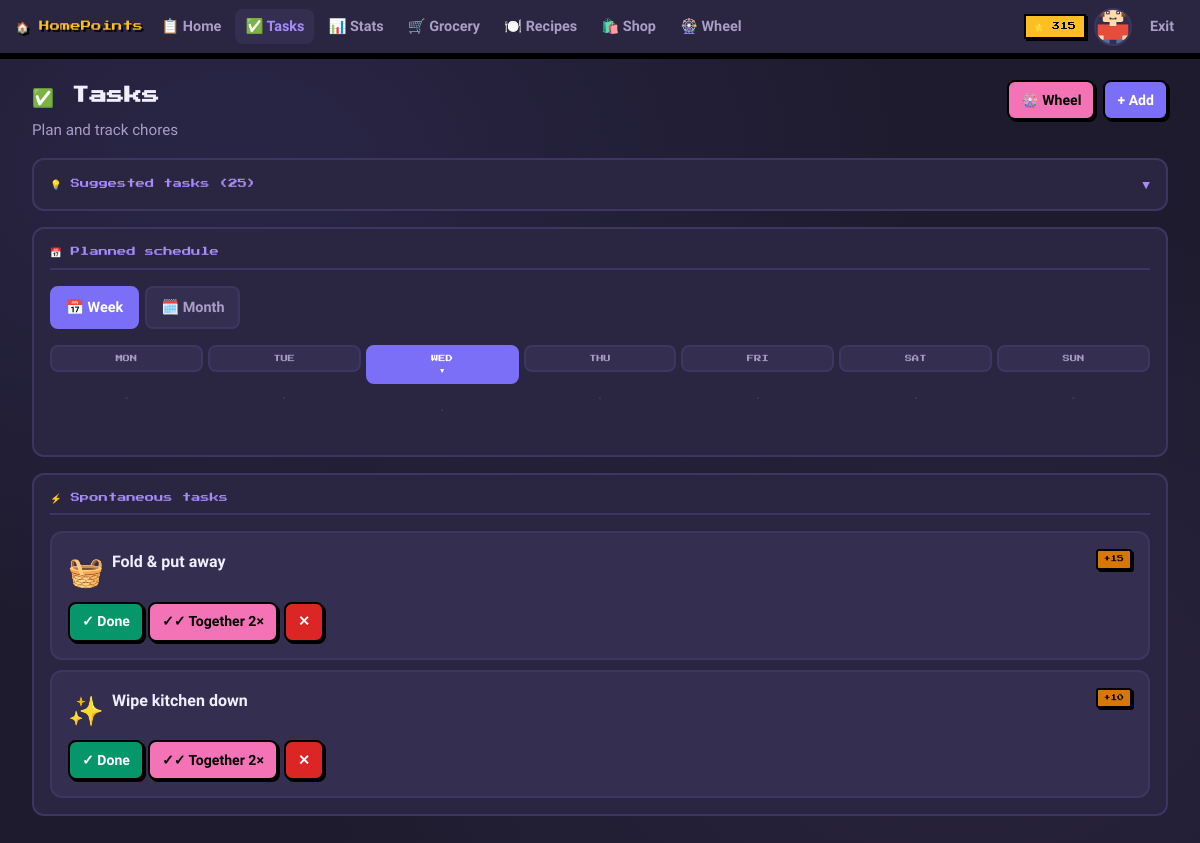
The page /tasks (signed in) on the database as committed earlier.
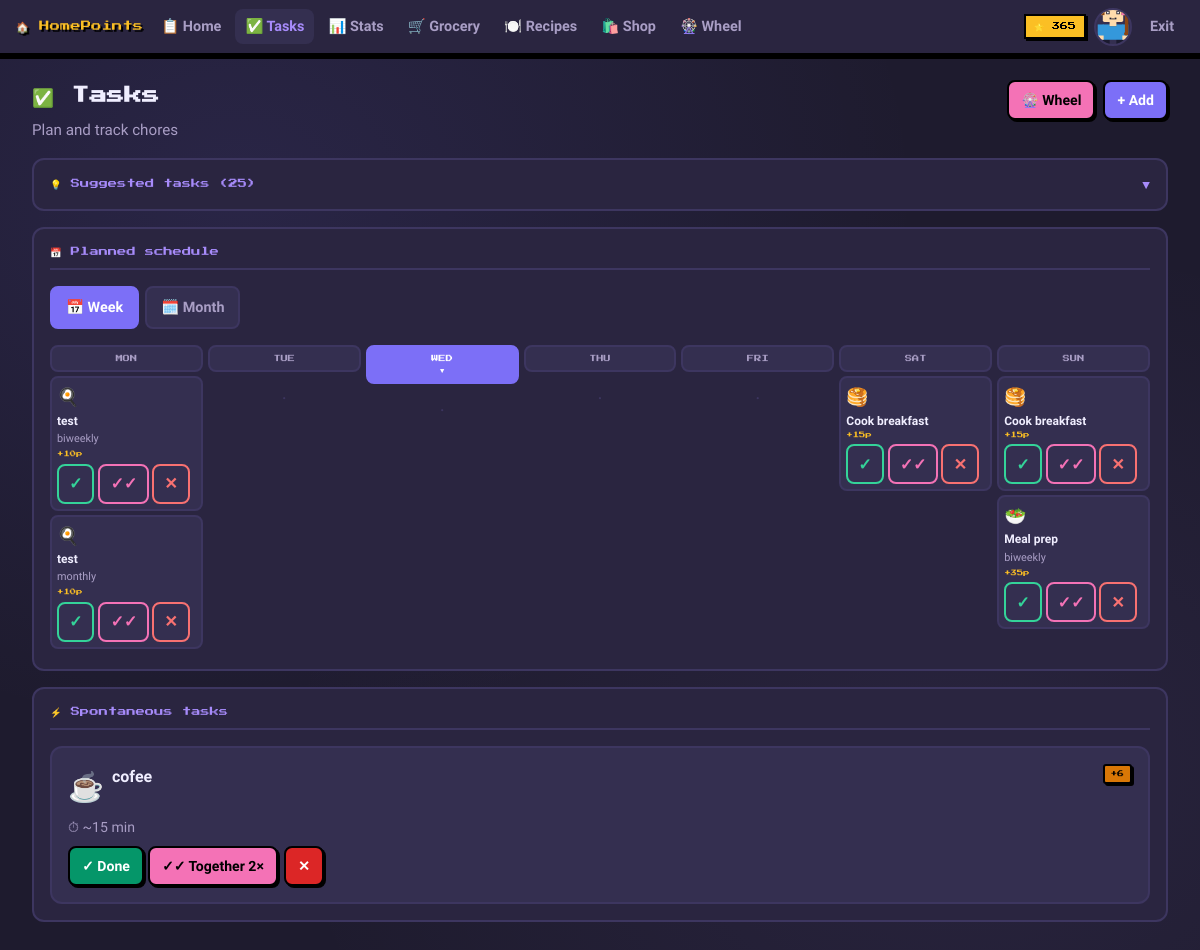
The same page on the database as committed later.
### tables this page shows
CREATE TABLE users (
        id INTEGER PRIMARY KEY AUTOINCREMENT,
        username TEXT UNIQUE NOT NULL,
        password TEXT NOT NULL,
        household_id TEXT,
        points INTEGER DEFAULT 0,
        created_at TIMESTAMP DEFAULT CURRENT_TIMESTAMP
    , avatar_skin INTEGER DEFAULT 0, avatar_hair INTEGER DEFAULT 0, avatar_top INTEGER DEFAULT 0, hidden_suggestions TEXT DEFAULT '', avatar_hair_long INTEGER DEFAULT 0, avatar_hair_style TEXT DEFAULT 'short', avatar_hair_color TEXT DEFAULT '#8B4513', avatar_skin_color TEXT DEFAULT '#FFDBAC', avatar_shirt TEXT DEFAULT '#e74c3c', avatar_shirt_dark TEXT DEFAULT '#c0392b', avatar_pants TEXT DEFAULT '#4a6fa5', avatar_outfit TEXT DEFAULT 'tshirt', avatar_accessory TEXT DEFAULT 'none');

CREATE TABLE tasks (
        id INTEGER PRIMARY KEY AUTOINCREMENT,
        household_id TEXT NOT NULL,
        title TEXT NOT NULL,
        description TEXT,
        points INTEGER DEFAULT 10,
        task_type TEXT DEFAULT 'spontaneous',  -- 'spontaneous' or 'planned'
        day_of_week TEXT,                      -- for planned tasks: Mon/Tue/etc
        assigned_to INTEGER,
        created_by INTEGER NOT NULL,
        completed_by INTEGER,
        completed_at TIMESTAMP,
        status TEXT DEFAULT 'pending',         -- pending / done
        created_at TIMESTAMP DEFAULT CURRENT_TIMESTAMP
    , icon TEXT DEFAULT '⭐', done_together INTEGER DEFAULT 0, frequency TEXT DEFAULT 'once', duration_mins INTEGER DEFAULT 0, actual_mins INTEGER DEFAULT 0);

### app.py (the view, shortened to what this page needs)
@app.route('/tasks')
@login_required
def tasks():
    user = get_current_user()
    view = request.args.get('view','week')
    conn = get_db()
    members = get_household_members(user['household_id'])
    today = date.today()
    all_planned_tasks = conn.execute(
        '''SELECT * FROM tasks WHERE household_id=? AND task_type="planned"
        AND status="pending" ORDER BY title''', (user['household_id'],)).fetchall()
    planned = {day: [] for day in DAYS}
    for task in all_planned_tasks:
        dow  = task['day_of_week'] or ''
        freq = task['frequency'] or 'once'
        if freq == 'daily':
            for day in DAYS:
                planned[day].append(task)
        elif freq == 'weekly':
            for day in [d.strip() for d in dow.split(',') if d.strip() in DAYS]:
                planned[day].append(task)
        elif freq == 'biweekly':
            if dow in DAYS:
                planned[dow].append(task)
        elif freq == 'monthly':
            if dow and ':' in dow:
                parts = dow.split(':')
                weekday_name = parts[1] if len(parts) > 1 else ''
                if weekday_name in DAYS:
                    occurrence_map = {'first':1,'second':2,'third':3,'fourth':4}
                    n = occurrence_map.get(parts[0], 1)
                    count = 0
                    for d in range(1, 32):
                        try:
                            candidate = today.replace(day=d)
                        except:
                            break
                        if candidate.strftime('%A') == weekday_name:
                            count += 1
                            if count == n:
                                week_start = today - timedelta(days=today.weekday())
                                week_end   = week_start + timedelta(days=6)
                                if week_start <= candidate <= week_end:
                                    planned[weekday_name].append(task)
                                break
        elif freq == 'once':
            if dow in DAYS:
                planned[dow].append(task)
    spontaneous = conn.execute('''SELECT * FROM tasks WHERE household_id=? AND task_type="spontaneous"
        AND status="pending" ORDER BY created_at DESC''',(user['household_id'],)).fetchall()
    conn.close()
    hidden = get_hidden_suggestions(user)
    visible_suggested = [s for s in SUGGESTED_TASKS if s['id'] not in hidden]
    return render_template('tasks.html', user=user, planned=planned, spontaneous=spontaneous,
        days=DAYS, members=members, suggested=visible_suggested,
        all_suggested_count=len(SUGGESTED_TASKS),
        icons=TASK_ICONS, now=datetime.now(), view=view, frequencies=FREQUENCY_OPTIONS,
        today=today, current_month=today.strftime('%B %Y'),
        month_days=calendar.monthcalendar(today.year, today.month),
        points_per_minute=POINTS_PER_MINUTE)

### app.py (called while the page is built)
def get_db():
    conn = sqlite3.connect(DB)
    conn.row_factory = sqlite3.Row
    return conn

def login_required(f):
    from functools import wraps
    @wraps(f)
    def decorated(*args, **kwargs):
        if 'user_id' not in session: return redirect(url_for('login'))
        return f(*args, **kwargs)
    return decorated

def get_current_user():
    if 'user_id' not in session: return None
    conn = get_db()
    u = conn.execute('SELECT * FROM users WHERE id=?',(session['user_id'],)).fetchone()
    conn.close()
    return u

def get_household_members(hid):
    conn = get_db()
    m = conn.execute('SELECT * FROM users WHERE household_id=?',(hid,)).fetchall()
    conn.close()
    return m

def get_hidden_suggestions(user):
    try:
        h = user['hidden_suggestions'] or ''
        return set(h.split(',')) if h else set()
    except: return set()

@app.context_processor
def inject_globals():
    return dict(user=get_current_user())

### templates/tasks.html (shortened to what this page needs)
{% extends "base.html" %}
{% block content %}
<div class="page-header">
  <div>
    <h1>✅ Tasks</h1>
    <p class="subtitle">Plan and track chores</p>
  </div>
  <div style="display:flex;gap:8px;flex-wrap:wrap">
    <a href="{{ url_for('wheel') }}" class="btn btn-together btn-sm">🎡 Wheel</a>
    <button class="btn btn-primary btn-sm" onclick="toggleModal('add-task-modal')">+ Add</button>
  </div>
</div>
<div class="panel">
  <button class="suggested-toggle" onclick="toggleSuggested(this)" id="sug-toggle">
    <span>💡 Suggested tasks ({{ suggested|length }})</span>
    <span class="arrow">▼</span>
  </button>
</div>
<div class="panel">
  <div class="panel-title">
    <span>📅 Planned schedule</span>
  </div>
  <div class="view-tabs">
    <a href="{{ url_for('tasks', view='week') }}" class="view-tab {% if view=='week' %}active{% endif %}">📅 Week</a>
    <a href="{{ url_for('tasks', view='month') }}" class="view-tab {% if view=='month' %}active{% endif %}">🗓️ Month</a>
  </div>
  {% if view == 'week' %}
  <div class="week-grid">
    {% for day in days %}
    {% set is_today = day == now.strftime('%A') %}
    <div class="day-col {% if is_today %}day-today{% endif %}">
      <div class="day-header">
        {{ day[:3].upper() }}
        {% if is_today %}<br>▼{% endif %}
      </div>
      {% if planned[day] %}
        {% for task in planned[day] %}
        <div class="day-task">
          <span class="day-task-icon">{{ task.icon if task.icon else '⭐' }}</span>
          <div class="day-task-title">{{ task.title }}</div>
          {% if task.frequency and task.frequency != 'once' and task.frequency != 'weekly' %}
          {% set freq_labels = {'daily':'every day','weekdays':'weekdays','2x_week':'2× week','3x_week':'3× week','biweekly':'biweekly','monthly':'monthly'} %}
          <div class="day-task-freq">{{ freq_labels.get(task.frequency, task.frequency) }}</div>
          {% endif %}
          <div class="day-task-pts">+{{ task.points }}p</div>
          <div class="day-task-btns">
            <form method="POST" action="{{ url_for('complete_task', task_id=task.id) }}" style="display:inline">
              <button class="btn-done" name="together" value="no">✓</button>
              <button class="btn-done together" name="together" value="yes">✓✓</button>
            </form>
            <form method="POST" action="{{ url_for('delete_task', task_id=task.id) }}" style="display:inline">
              <button class="btn-done" style="border-color:var(--red);color:var(--red)" onclick="return confirm('Delete?')">✕</button>
            </form>
          </div>
        </div>
        {% endfor %}
      {% else %}
        <div class="day-empty">·</div>
      {% endif %}
    </div>
    {% endfor %}
  </div>
  {% endif %}
</div>
<div class="panel">
  <div class="panel-title">⚡ Spontaneous tasks</div>
  {% if spontaneous %}
    <div class="task-cards">
      {% for task in spontaneous %}
      <div class="task-card">
        <div class="task-card-header">
          <span class="task-card-icon">{{ task.icon if task.icon else '⭐' }}</span>
          <span class="task-card-title">{{ task.title }}</span>
          <span class="badge badge-points">+{{ task.points }}</span>
        </div>
        {% if task.duration_mins %}<p class="task-card-desc">⏱ ~{{ task.duration_mins }} min</p>{% endif %}
        <div class="task-card-footer">
          <div class="task-actions">
            <form method="POST" action="{{ url_for('complete_task', task_id=task.id) }}" style="display:inline">
              <button class="btn btn-success btn-sm" name="together" value="no">✓ Done</button>
              <button class="btn btn-together btn-sm" name="together" value="yes">✓✓ Together 2×</button>
            </form>
            <form method="POST" action="{{ url_for('delete_task', task_id=task.id) }}" style="display:inline">
              <button class="btn btn-danger btn-sm" onclick="return confirm('Delete?')">✕</button>
            </form>
          </div>
        </div>
      </div>
      {% endfor %}
    </div>
  {% else %}
    <p class="empty-state">No spontaneous tasks 🌻</p>
  {% endif %}
</div>
{% endblock %}

### templates/base.html (shortened to what this page needs)
<!DOCTYPE html>
<html lang="en">
<head>
  <link rel="stylesheet" href="{{ url_for('static', filename='css/style.css') }}">
</head>
<body>
{% if session.user_id %}
<nav class="navbar">
  <a href="{{ url_for('dashboard') }}" class="nav-logo">🏠 HomePoints</a>
  <div class="nav-links">
    <a href="{{ url_for('dashboard') }}"  class="nav-link {% if request.endpoint=='dashboard' %}active{% endif %}">📋 Home</a>
    <a href="{{ url_for('tasks') }}"      class="nav-link {% if request.endpoint=='tasks' %}active{% endif %}">✅ Tasks</a>
    <a href="{{ url_for('stats') }}"      class="nav-link {% if request.endpoint=='stats' %}active{% endif %}">📊 Stats</a>
    <a href="{{ url_for('groceries') }}"  class="nav-link {% if request.endpoint=='groceries' %}active{% endif %}">🛒 Grocery</a>
    <a href="{{ url_for('recipes') }}"    class="nav-link {% if request.endpoint=='recipes' %}active{% endif %}">🍽️ Recipes</a>
    <a href="{{ url_for('shop') }}"       class="nav-link {% if request.endpoint=='shop' %}active{% endif %}">🛍️ Shop</a>
    <a href="{{ url_for('wheel') }}"      class="nav-link {% if request.endpoint=='wheel' %}active{% endif %}">🎡 Wheel</a>
  </div>
  <div class="nav-right">
    <span class="nav-points">⭐ {{ user.points if user else 0 }}</span>
    {% if user %}
    <a href="{{ url_for('avatar') }}" style="display:flex;align-items:center;width:38px;height:38px;border:2px solid var(--border);border-radius:50%;overflow:hidden;background:var(--bg3);flex-shrink:0" title="Edit avatar">
    </a>
    {% endif %}
    <a href="{{ url_for('logout') }}" class="nav-link" style="display:none" id="desktop-logout">Exit</a>
  </div>
</nav>
{% endif %}
<main class="main-content">
  {% block content %}{% endblock %}
</main>
</body>
</html>

Rows that differ between the two databases and show on the page:
no longer on this page (row edited): tasks: icon "🧺", title "Fold & put away", points "15"
no longer on this page (row edited): tasks: icon "✨", title "Wipe kitchen down", points "10"
changed users: points "315" → "365"
added tasks: icon "🍳", title "test", get "biweekly", points "10", shown under "MON"
added tasks: icon "🍳", title "test", get "monthly", points "10", shown under "MON"
added tasks: icon "🥞", title "Cook breakfast", points "15"
added tasks: icon "🥗", title "Meal prep", get "biweekly", points "35", shown under "SUN"
added tasks: icon "☕", title "cofee", points "6", duration_mins "15"
